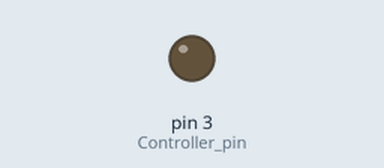
A sketch run on a simulated Arduino Uno, built with avr-gcc and run on an emulated ATmega328P. On the bench: output pins drawn as LEDs (lit = HIGH).

Above: at 0.05 s.
At 8.05 s:
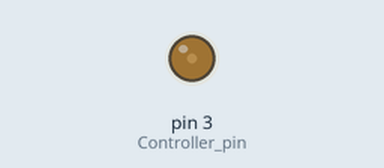
At 10.85 s:
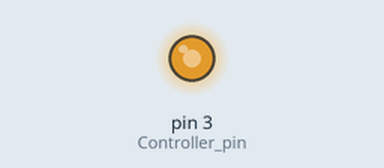
At 15.15 s:
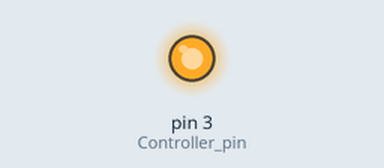
Timing chart, 0 to 19.8 s (numbered marks = the images above):
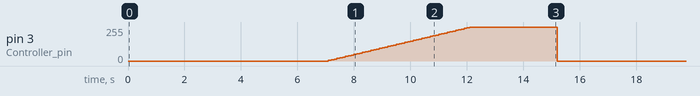

Measured:
- by itself, pin 3 (Controller_pin): ramps from 0/255 to 255/255 and jumps back, once every 15.2 s

The sketch:

CPU_Fan_controller.ino
```cpp
int Controller_pin = 3;

int SecToMil(int TimeInSecond){
    return TimeInSecond*1000;
};

void setup()
{
	pinMode(Controller_pin,OUTPUT);
}

void loop()
{
    // define initial velocity and hold on that speed for 7 seconds
    int initial_velocity = 0;
    analogWrite(Controller_pin, initial_velocity);
    delay(SecToMil(7));
    // define current and incremental increase in V
    int current_velocity = initial_velocity;
    int incremental_velocity = 5;
    // gradually increase the speed of the fan until max and hold for 3 seconds
    while(current_velocity<256){
	    analogWrite(Controller_pin,current_velocity);
        current_velocity += incremental_velocity;
        delay(100);
    }
    delay(SecToMil(3));
}
```
